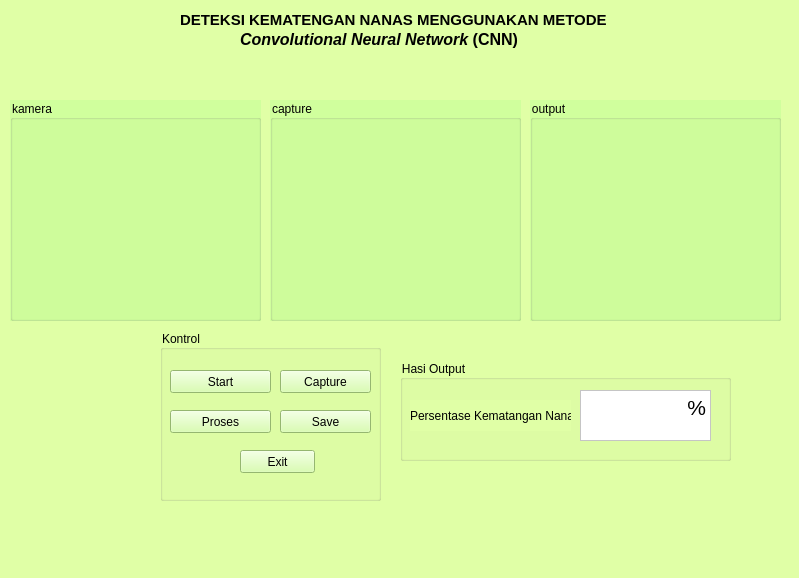
<?xml version="1.0" encoding="UTF-8"?>
<ui version="4.0">
 <class>MainWindow</class>
 <widget class="QMainWindow" name="MainWindow">
  <property name="geometry">
   <rect>
    <x>0</x>
    <y>0</y>
    <width>799</width>
    <height>578</height>
   </rect>
  </property>
  <property name="windowTitle">
   <string>MainWindow</string>
  </property>
  <property name="styleSheet">
   <string notr="true">background-color:rgb(224, 255, 166)</string>
  </property>
  <widget class="QWidget" name="centralwidget">
   <widget class="QGroupBox" name="groupBox">
    <property name="geometry">
     <rect>
      <x>160</x>
      <y>330</y>
      <width>221</width>
      <height>171</height>
     </rect>
    </property>
    <property name="styleSheet">
     <string notr="true"/>
    </property>
    <property name="title">
     <string>Kontrol</string>
    </property>
    <widget class="QPushButton" name="pushButton_9">
     <property name="geometry">
      <rect>
       <x>10</x>
       <y>40</y>
       <width>101</width>
       <height>23</height>
      </rect>
     </property>
     <property name="styleSheet">
      <string notr="true">background-color: rgb(208, 255, 157)
</string>
     </property>
     <property name="text">
      <string>Start</string>
     </property>
    </widget>
    <widget class="QPushButton" name="pushButton_10">
     <property name="geometry">
      <rect>
       <x>120</x>
       <y>40</y>
       <width>91</width>
       <height>23</height>
      </rect>
     </property>
     <property name="styleSheet">
      <string notr="true">background-color: rgb(208, 255, 157)</string>
     </property>
     <property name="text">
      <string>Capture</string>
     </property>
    </widget>
    <widget class="QPushButton" name="pushButton_11">
     <property name="geometry">
      <rect>
       <x>10</x>
       <y>80</y>
       <width>101</width>
       <height>23</height>
      </rect>
     </property>
     <property name="styleSheet">
      <string notr="true">background-color: rgb(208, 255, 157)</string>
     </property>
     <property name="text">
      <string>Proses</string>
     </property>
    </widget>
    <widget class="QPushButton" name="pushButton_12">
     <property name="geometry">
      <rect>
       <x>120</x>
       <y>80</y>
       <width>91</width>
       <height>23</height>
      </rect>
     </property>
     <property name="styleSheet">
      <string notr="true">background-color: rgb(208, 255, 157)</string>
     </property>
     <property name="text">
      <string>Save</string>
     </property>
    </widget>
    <widget class="QPushButton" name="pushButton_17">
     <property name="geometry">
      <rect>
       <x>80</x>
       <y>120</y>
       <width>75</width>
       <height>23</height>
      </rect>
     </property>
     <property name="styleSheet">
      <string notr="true">background-color: rgb(208, 255, 157)</string>
     </property>
     <property name="text">
      <string>Exit</string>
     </property>
    </widget>
   </widget>
   <widget class="QLabel" name="label_2">
    <property name="geometry">
     <rect>
      <x>180</x>
      <y>10</y>
      <width>431</width>
      <height>20</height>
     </rect>
    </property>
    <property name="font">
     <font>
      <pointsize>11</pointsize>
      <weight>75</weight>
      <bold>true</bold>
     </font>
    </property>
    <property name="styleSheet">
     <string notr="true">font-color:rgb(0, 0, 0)</string>
    </property>
    <property name="text">
     <string>&lt;!DOCTYPE HTML PUBLIC &quot;-//W3C//DTD HTML 4.0//EN&quot; &quot;http://www.w3.org/TR/REC-html40/strict.dtd&quot;&gt;
&lt;html&gt;&lt;head&gt;&lt;meta name=&quot;qrichtext&quot; content=&quot;1&quot; /&gt;&lt;style type=&quot;text/css&quot;&gt;
p, li { white-space: pre-wrap; }
&lt;/style&gt;&lt;/head&gt;&lt;body style=&quot; font-family:'MS Shell Dlg 2'; font-size:11pt; font-weight:600; font-style:normal;&quot;&gt;
&lt;p style=&quot; margin-top:12px; margin-bottom:12px; margin-left:0px; margin-right:0px; -qt-block-indent:0; text-indent:0px;&quot;&gt;&lt;span style=&quot; color:#000000;&quot;&gt;DETEKSI KEMATENGAN NANAS MENGGUNAKAN METODE&lt;/span&gt;&lt;/p&gt;&lt;/body&gt;&lt;/html&gt;</string>
    </property>
   </widget>
   <widget class="QLabel" name="label_3">
    <property name="geometry">
     <rect>
      <x>240</x>
      <y>30</y>
      <width>311</width>
      <height>20</height>
     </rect>
    </property>
    <property name="font">
     <font>
      <pointsize>11</pointsize>
      <weight>75</weight>
      <bold>true</bold>
     </font>
    </property>
    <property name="text">
     <string>&lt;html&gt;&lt;head/&gt;&lt;body&gt;&lt;p&gt;&lt;span style=&quot; font-size:12pt; font-style:italic; color:#000000;&quot;&gt;Convolutional Neural Network&lt;/span&gt;&lt;span style=&quot; font-size:12pt; color:#000000;&quot;&gt; (CNN)&lt;/span&gt;&lt;/p&gt;&lt;/body&gt;&lt;/html&gt;</string>
    </property>
   </widget>
   <widget class="QGroupBox" name="groupBox_3">
    <property name="geometry">
     <rect>
      <x>10</x>
      <y>100</y>
      <width>251</width>
      <height>221</height>
     </rect>
    </property>
    <property name="styleSheet">
     <string notr="true">background-color:rgb(208, 255, 157)</string>
    </property>
    <property name="title">
     <string>kamera</string>
    </property>
   </widget>
   <widget class="QGroupBox" name="groupBox_6">
    <property name="geometry">
     <rect>
      <x>400</x>
      <y>360</y>
      <width>331</width>
      <height>101</height>
     </rect>
    </property>
    <property name="styleSheet">
     <string notr="true"/>
    </property>
    <property name="title">
     <string>Hasi Output</string>
    </property>
    <widget class="QLabel" name="label_11">
     <property name="geometry">
      <rect>
       <x>10</x>
       <y>40</y>
       <width>161</width>
       <height>31</height>
      </rect>
     </property>
     <property name="text">
      <string>Persentase Kematangan Nanas :</string>
     </property>
    </widget>
    <widget class="QTextEdit" name="textEdit_20">
     <property name="geometry">
      <rect>
       <x>180</x>
       <y>30</y>
       <width>131</width>
       <height>51</height>
      </rect>
     </property>
     <property name="styleSheet">
      <string notr="true">background-color:rgb(255, 255, 255)</string>
     </property>
     <property name="html">
      <string>&lt;!DOCTYPE HTML PUBLIC &quot;-//W3C//DTD HTML 4.0//EN&quot; &quot;http://www.w3.org/TR/REC-html40/strict.dtd&quot;&gt;
&lt;html&gt;&lt;head&gt;&lt;meta name=&quot;qrichtext&quot; content=&quot;1&quot; /&gt;&lt;style type=&quot;text/css&quot;&gt;
p, li { white-space: pre-wrap; }
&lt;/style&gt;&lt;/head&gt;&lt;body style=&quot; font-family:'MS Shell Dlg 2'; font-size:8.25pt; font-weight:400; font-style:normal;&quot;&gt;
&lt;p align=&quot;right&quot; style=&quot; margin-top:0px; margin-bottom:0px; margin-left:0px; margin-right:0px; -qt-block-indent:0; text-indent:0px;&quot;&gt;&lt;span style=&quot; font-size:16pt;&quot;&gt;%&lt;/span&gt;&lt;/p&gt;&lt;/body&gt;&lt;/html&gt;</string>
     </property>
    </widget>
   </widget>
   <widget class="QGroupBox" name="groupBox_4">
    <property name="geometry">
     <rect>
      <x>270</x>
      <y>100</y>
      <width>251</width>
      <height>221</height>
     </rect>
    </property>
    <property name="styleSheet">
     <string notr="true">background-color:rgb(208, 255, 157)</string>
    </property>
    <property name="title">
     <string>capture</string>
    </property>
   </widget>
   <widget class="QGroupBox" name="groupBox_5">
    <property name="geometry">
     <rect>
      <x>530</x>
      <y>100</y>
      <width>251</width>
      <height>221</height>
     </rect>
    </property>
    <property name="styleSheet">
     <string notr="true">background-color:rgb(208, 255, 157)</string>
    </property>
    <property name="title">
     <string>output</string>
    </property>
   </widget>
  </widget>
  <widget class="QMenuBar" name="menubar">
   <property name="geometry">
    <rect>
     <x>0</x>
     <y>0</y>
     <width>799</width>
     <height>21</height>
    </rect>
   </property>
  </widget>
  <widget class="QStatusBar" name="statusbar"/>
 </widget>
 <resources/>
 <connections/>
</ui>
